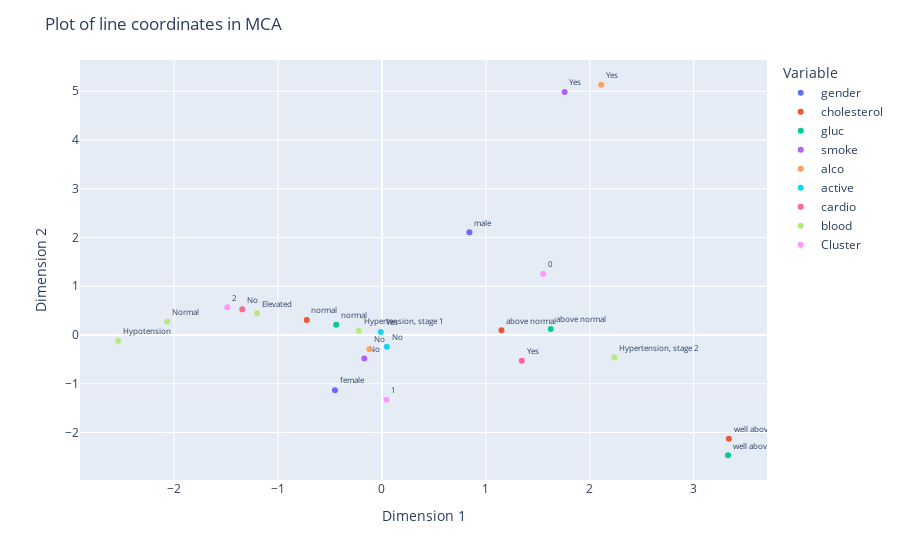

Notebook cell for this chart:
### Markdown cell above
The variance is distributed among the components of MCA. For the dimensions that we can visualize graphically (2 and 3), we capture only 23.76% and 32.75% of the variance, respectively. Nonetheless, we will conclude this phase by creating perceptual maps with two components to gain some insights.

### Code cell
mca = prince.MCA(n_components=2).fit(df_formatted_categorical)
standard_coord = mca.column_coordinates(df_formatted_categorical) / np.sqrt(mca.eigenvalues_)
coord_obs = mca.row_coordinates(df_formatted_categorical)
coord_obs.rename(columns={0: 'dim1_acm', 1: 'dim2_acm'}, inplace=True)

chart = standard_coord.reset_index()
var_chart = pd.Series(chart['index'].str.split('_', expand=True).iloc[:,0])

name_categ=[]
for col in df_formatted_categorical:
    name_categ.append(df_formatted_categorical[col].sort_values(ascending=True).unique())
    categories = pd.DataFrame(name_categ).stack().reset_index()

chart_df_mca = pd.DataFrame({'category': chart['index'],
                             'obs_x': chart[0],
                             'obs_y': chart[1],
                             'variable': var_chart,
                             'category_id': categories[0]})
fig = px.scatter(chart_df_mca, 
                    x='obs_x', 
                    y='obs_y', 
                    color='variable',
                    text=chart_df_mca.category_id) 

fig.update_traces(textposition='top right', textfont_size=8)

fig.update_layout(title='Plot of line coordinates in MCA',
                  xaxis_title='Dimension 1',
                  yaxis_title='Dimension 2',
                  legend_title='Variable')
fig.show()

### Figure 1 — Plotly figure (JSON) as saved in the notebook; plotly's stock layout.template omitted (floating-point values rounded to 4 significant figures)
{"data": [{"hovertemplate": "variable=gender<br>obs_x=%{x}<br>obs_y=%{y}<br>category_id=%{text}<extra></extra>", "legendgroup": "gender", "marker": {"color": "#636efa", "symbol": "circle"}, "mode": "markers+text", "name": "gender", "orientation": "v", "showlegend": true, "text": ["female", "male"], "textfont": {"size": 8}, "textposition": "top right", "type": "scatter", "x": [-0.4524, 0.8418], "xaxis": "x", "y": [-1.132, 2.106], "yaxis": "y"}, {"hovertemplate": "variable=cholesterol<br>obs_x=%{x}<br>obs_y=%{y}<br>category_id=%{text}<extra></extra>", "legendgroup": "cholesterol", "marker": {"color": "#EF553B", "symbol": "circle"}, "mode": "markers+text", "name": "cholesterol", "orientation": "v", "showlegend": true, "text": ["above normal", "normal", "well above normal"], "textfont": {"size": 8}, "textposition": "top right", "type": "scatter", "x": [1.15, -0.7241, 3.339], "xaxis": "x", "y": [0.09558, 0.3102, -2.126], "yaxis": "y"}, {"hovertemplate": "variable=gluc<br>obs_x=%{x}<br>obs_y=%{y}<br>category_id=%{text}<extra></extra>", "legendgroup": "gluc", "marker": {"color": "#00cc96", "symbol": "circle"}, "mode": "markers+text", "name": "gluc", "orientation": "v", "showlegend": true, "text": ["above normal", "normal", "well above normal"], "textfont": {"size": 8}, "textposition": "top right", "type": "scatter", "x": [1.624, -0.4405, 3.331], "xaxis": "x", "y": [0.1246, 0.2103, -2.466], "yaxis": "y"}, {"hovertemplate": "variable=smoke<br>obs_x=%{x}<br>obs_y=%{y}<br>category_id=%{text}<extra></extra>", "legendgroup": "smoke", "marker": {"color": "#ab63fa", "symbol": "circle"}, "mode": "markers+text", "name": "smoke", "orientation": "v", "showlegend": true, "text": ["No", "Yes"], "textfont": {"size": 8}, "textposition": "top right", "type": "scatter", "x": [-0.17, 1.758], "xaxis": "x", "y": [-0.4819, 4.984], "yaxis": "y"}, {"hovertemplate": "variable=alco<br>obs_x=%{x}<br>obs_y=%{y}<br>category_id=%{text}<extra></extra>", "legendgroup": "alco", "marker": {"color": "#FFA15A", "symbol": "circle"}, "mode": "markers+text", "name": "alco", "orientation": "v", "showlegend": true, "text": ["No", "Yes"], "textfont": {"size": 8}, "textposition": "top right", "type": "scatter", "x": [-0.1199, 2.11], "xaxis": "x", "y": [-0.2919, 5.133], "yaxis": "y"}, {"hovertemplate": "variable=active<br>obs_x=%{x}<br>obs_y=%{y}<br>category_id=%{text}<extra></extra>", "legendgroup": "active", "marker": {"color": "#19d3f3", "symbol": "circle"}, "mode": "markers+text", "name": "active", "orientation": "v", "showlegend": true, "text": ["No", "Yes"], "textfont": {"size": 8}, "textposition": "top right", "type": "scatter", "x": [0.04706, -0.01149], "xaxis": "x", "y": [-0.2434, 0.05941], "yaxis": "y"}, {"hovertemplate": "variable=cardio<br>obs_x=%{x}<br>obs_y=%{y}<br>category_id=%{text}<extra></extra>", "legendgroup": "cardio", "marker": {"color": "#FF6692", "symbol": "circle"}, "mode": "markers+text", "name": "cardio", "orientation": "v", "showlegend": true, "text": ["No", "Yes"], "textfont": {"size": 8}, "textposition": "top right", "type": "scatter", "x": [-1.344, 1.346], "xaxis": "x", "y": [0.5277, -0.5283], "yaxis": "y"}, {"hovertemplate": "variable=blood<br>obs_x=%{x}<br>obs_y=%{y}<br>category_id=%{text}<extra></extra>", "legendgroup": "blood", "marker": {"color": "#B6E880", "symbol": "circle"}, "mode": "markers+text", "name": "blood", "orientation": "v", "showlegend": true, "text": ["Elevated", "Hypertension, stage 1", "Hypertension, stage 2", "Hypotension", "Normal"], "textfont": {"size": 8}, "textposition": "top right", "type": "scatter", "x": [-1.202, -0.2233, 2.237, -2.539, -2.066], "xaxis": "x", "y": [0.4454, 0.08773, -0.4615, -0.1208, 0.2706], "yaxis": "y"}, {"hovertemplate": "variable=Cluster<br>obs_x=%{x}<br>obs_y=%{y}<br>category_id=%{text}<extra></extra>", "legendgroup": "Cluster", "marker": {"color": "#FF97FF", "symbol": "circle"}, "mode": "markers+text", "name": "Cluster", "orientation": "v", "showlegend": true, "text": [0, 1, 2], "textfont": {"size": 8}, "textposition": "top right", "type": "scatter", "x": [1.551, 0.0431, -1.488], "xaxis": "x", "y": [1.254, -1.326, 0.5673], "yaxis": "y"}], "layout": {"legend": {"title": {"text": "Variable"}, "tracegroupgap": 0}, "margin": {"t": 60}, "title": {"text": "Plot of line coordinates in MCA"}, "xaxis": {"anchor": "y", "domain": [0, 1], "title": {"text": "Dimension 1"}}, "yaxis": {"anchor": "x", "domain": [0, 1], "title": {"text": "Dimension 2"}}}}
